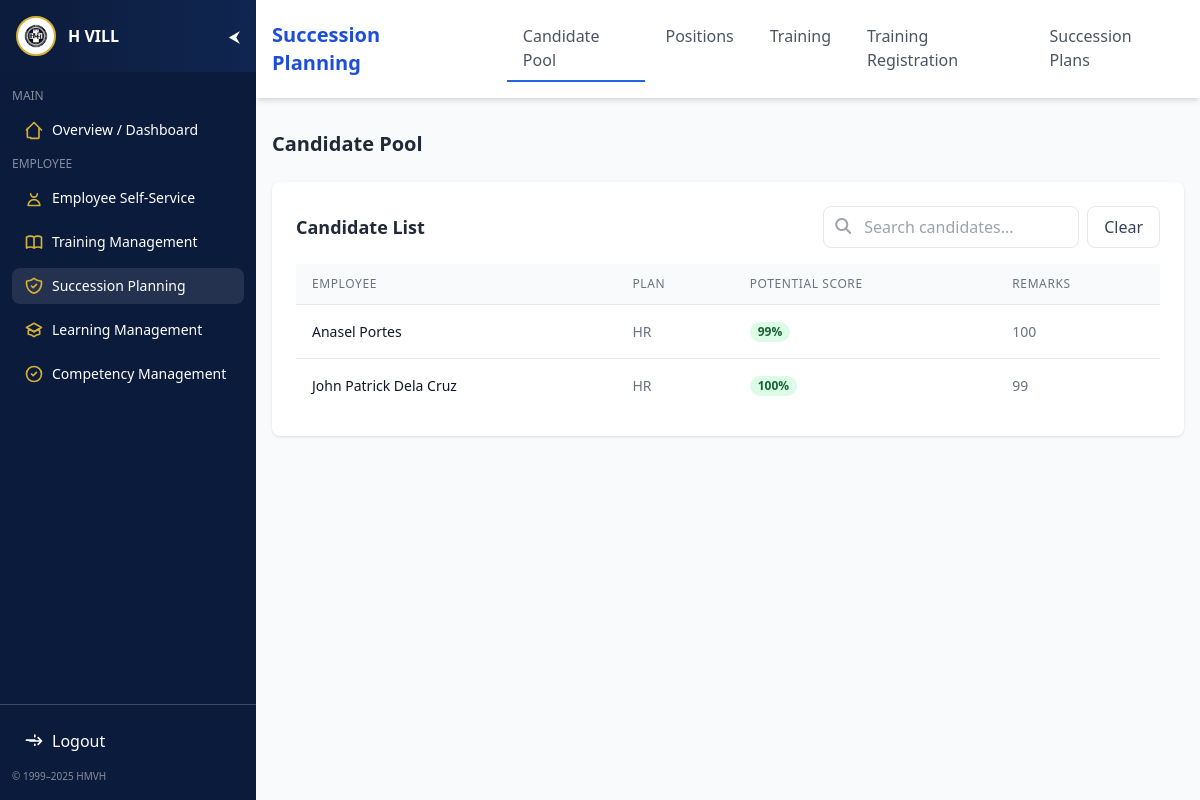
Screenshot of /employee/ess-suc.php with the database file from the repository.
### tables this page shows
CREATE TABLE `candidate_pool` (
  `candidate_id` int(11) NOT NULL,
  `fk_plan_id` int(11) NOT NULL,
  `fk_employee_id` int(11) NOT NULL,
  `potential_score` int(11) NOT NULL,
  `remarks` text NOT NULL
);

CREATE TABLE `employee` (
  `employee_id` int(11) NOT NULL,
  `first_name` varchar(100) NOT NULL,
  `last_name` varchar(100) NOT NULL,
  `email` varchar(255) NOT NULL,
  `phone_number` varchar(20) DEFAULT NULL,
  `hire_date` date NOT NULL,
  `employment_status` enum('Active','Inactive','Terminated') NOT NULL DEFAULT 'Active',
  `fk_department_id` int(11) NOT NULL,
  `fk_position_id` int(11) NOT NULL,
  `created_date` timestamp NOT NULL DEFAULT current_timestamp(),
  `address` varchar(255) NOT NULL
);

CREATE TABLE `succession_plan` (
  `plan_id` int(11) NOT NULL,
  `fk_employee_id` int(11) NOT NULL,
  `position_target` varchar(100) NOT NULL,
  `readiness_level` varchar(50) NOT NULL,
  `last_reviewed` date NOT NULL
);

### employee/ess-suc.php (the view, shortened to what this page needs)
<!DOCTYPE html>
<html lang="en">
<head>
    <script src="https://cdn.tailwindcss.com"></script>
    <link rel="stylesheet" href="https://cdnjs.cloudflare.com/ajax/libs/font-awesome/6.4.0/css/all.min.css">
</head>
<body class="bg-gray-50 min-h-screen">
    <div class="flex">
        <?php include '../employee/ess-sidebar.php'; ?>
        <div class="flex-1">
            <?php
            $servername = "localhost";
            $username = "root";
            $password = "";
            $dbname = "hr2_db";
            try {
                $pdo = new PDO("mysql:host=$servername;dbname=$dbname", $username, $password);
                $pdo->setAttribute(PDO::ATTR_ERRMODE, PDO::ERRMODE_EXCEPTION);
            } catch(PDOException $e) {
                die("Connection failed: " . $e->getMessage());
            }
            $active_tab = isset($_GET['tab']) ? $_GET['tab'] : 'candidate-pool';
            $candidates = $pdo->query("
                SELECT cp.*, e.first_name, e.last_name, sp.position_target
                FROM candidate_pool cp
                LEFT JOIN employee e ON cp.fk_employee_id = e.employee_id
                LEFT JOIN succession_plan sp ON cp.fk_plan_id = sp.plan_id
            ")->fetchAll(PDO::FETCH_ASSOC);
            ?>
            <header class="bg-white shadow-md sticky top-0 z-10">
                <div class="container mx-auto px-4">
                    <div class="flex justify-between items-center py-4">
                        <div class="flex items-center space-x-10">
                            <h1 class="text-xl font-bold text-blue-700">Succession Planning</h1>
                            <nav class="flex space-x-1">
                                <a href="?tab=candidate-pool" class="nav-tab px-4 py-2 text-gray-600 hover:text-blue-600 font-medium <?= $active_tab == 'candidate-pool' ? 'active-tab' : '' ?>">Candidate Pool</a>
                                <a href="?tab=positions" class="nav-tab px-4 py-2 text-gray-600 hover:text-blue-600 font-medium <?= $active_tab == 'positions' ? 'active-tab' : '' ?>">Positions</a>
                                <a href="?tab=training" class="nav-tab px-4 py-2 text-gray-600 hover:text-blue-600 font-medium <?= $active_tab == 'training' ? 'active-tab' : '' ?>">Training</a>
                                <a href="?tab=training-registration" class="nav-tab px-4 py-2 text-gray-600 hover:text-blue-600 font-medium <?= $active_tab == 'training-registration' ? 'active-tab' : '' ?>">Training Registration</a>
                                <a href="?tab=succession-plans" class="nav-tab px-4 py-2 text-gray-600 hover:text-blue-600 font-medium <?= $active_tab == 'succession-plans' ? 'active-tab' : '' ?>">Succession Plans</a>
                            </nav>
                        </div>
                    </div>
                </div>
            </header>
            <main class="container mx-auto px-4 py-8">
                <div id="candidate-pool" class="module-content <?= $active_tab != 'candidate-pool' ? 'hidden' : '' ?>">
                    <div class="flex justify-between items-center mb-6">
                        <h2 class="text-xl font-bold text-gray-800">Candidate Pool</h2>
                    </div>
                    <div class="bg-white rounded-lg shadow p-6">
                        <div class="flex justify-between items-center mb-4">
                            <h3 class="text-lg font-bold text-gray-800">Candidate List</h3>
                            <div class="flex items-center space-x-2">
                                <div class="relative">
                                    <input type="text" placeholder="Search candidates..." class="pl-10 pr-4 py-2 border rounded-lg focus:outline-none focus:ring-2 focus:ring-blue-500 w-64 candidate-search">
                                    <i class="fas fa-search absolute left-3 top-3 text-gray-400"></i>
                                </div>
                                <button class="clear-search px-4 py-2 text-gray-700 border rounded-lg hover:bg-gray-100" data-search="candidate-search">Clear</button>
                            </div>
                        </div>
                        <div class="list-container">
                            <table class="min-w-full divide-y divide-gray-200">
                                <thead class="bg-gray-50">
                                    <tr>
                                        <th class="px-4 py-3 text-left text-xs font-medium text-gray-500 uppercase tracking-wider">Employee</th>
                                        <th class="px-4 py-3 text-left text-xs font-medium text-gray-500 uppercase tracking-wider">Plan</th>
                                        <th class="px-4 py-3 text-left text-xs font-medium text-gray-500 uppercase tracking-wider">Potential Score</th>
                                        <th class="px-4 py-3 text-left text-xs font-medium text-gray-500 uppercase tracking-wider">Remarks</th>
                                    </tr>
                                </thead>
                                <tbody class="bg-white divide-y divide-gray-200" id="candidate-list">
                                    <?php foreach ($candidates as $candidate): ?>
                                    <tr>
                                        <td class="px-4 py-4 whitespace-nowrap text-sm font-medium text-gray-900">
                                            <?= htmlspecialchars($candidate['first_name'] . ' ' . $candidate['last_name']) ?>
                                        </td>
                                        <td class="px-4 py-4 whitespace-nowrap text-sm text-gray-500">
                                            <?= htmlspecialchars($candidate['position_target'] ?? 'N/A') ?>
                                        </td>
                                        <td class="px-4 py-4 whitespace-nowrap text-sm text-gray-500">
                                            <span class="px-2 inline-flex text-xs leading-5 font-semibold rounded-full bg-green-100 text-green-800">
                                                <?= $candidate['potential_score'] ?>%
                                            </span>
                                        </td>
                                        <td class="px-4 py-4 whitespace-nowrap text-sm text-gray-500">
                                            <?= htmlspecialchars($candidate['remarks']) ?>
                                        </td>
                                    </tr>
                                    <?php endforeach; ?>
                                </tbody>
                            </table>
                        </div>
                    </div>
                </div>
            </main>
        </div>
    </div>
</body>
</html>

### employee/ess-suc.php (style rules this page uses)
.active-tab { color: #2563eb; border-bottom: 2px solid #2563eb; }
.list-container { max-height: 400px; overflow-y: auto; }

### rows the page displays
candidate_pool: fk_employee.last_name "Anasel Portes", fk_plan.position_target "HR", potential_score "99", remarks "100"
candidate_pool: fk_employee.last_name "John Patrick Dela Cruz", fk_plan.position_target "HR", potential_score "100", remarks "99"
